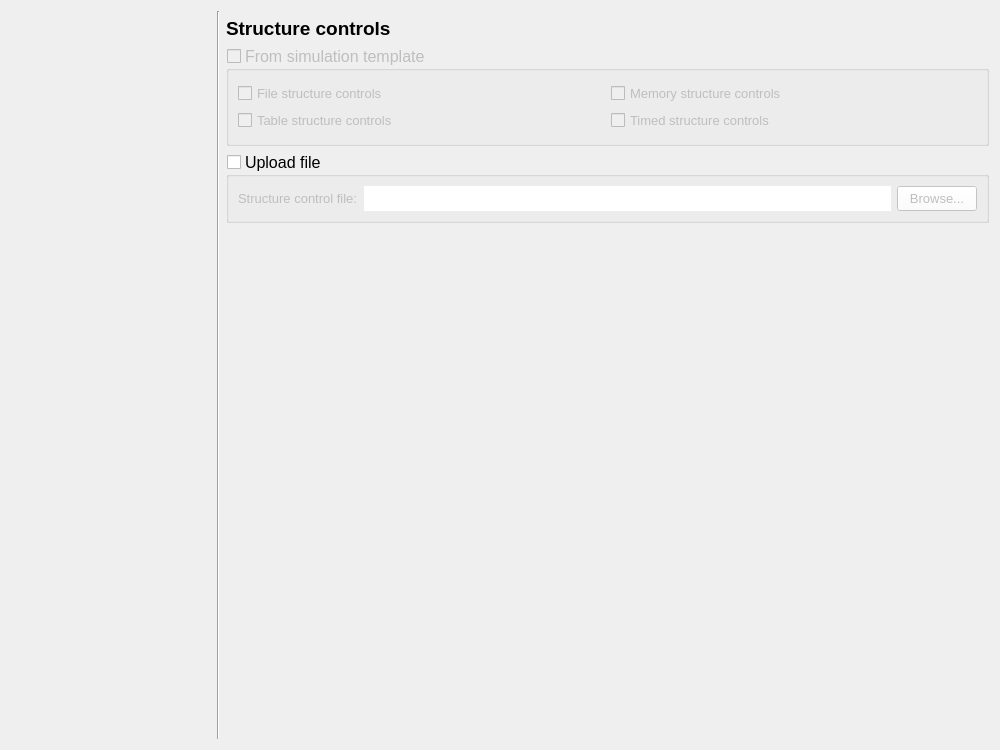
<?xml version="1.0" encoding="UTF-8"?>
<ui version="4.0">
 <class>Form</class>
 <widget class="QWidget" name="Form">
  <property name="geometry">
   <rect>
    <x>0</x>
    <y>0</y>
    <width>1000</width>
    <height>750</height>
   </rect>
  </property>
  <property name="minimumSize">
   <size>
    <width>0</width>
    <height>0</height>
   </size>
  </property>
  <property name="palette">
   <palette>
    <active>
     <colorrole role="Button">
      <brush brushstyle="SolidPattern">
       <color alpha="255">
        <red>255</red>
        <green>255</green>
        <blue>255</blue>
       </color>
      </brush>
     </colorrole>
    </active>
    <inactive>
     <colorrole role="Button">
      <brush brushstyle="SolidPattern">
       <color alpha="255">
        <red>255</red>
        <green>255</green>
        <blue>255</blue>
       </color>
      </brush>
     </colorrole>
    </inactive>
    <disabled>
     <colorrole role="Button">
      <brush brushstyle="SolidPattern">
       <color alpha="255">
        <red>255</red>
        <green>255</green>
        <blue>255</blue>
       </color>
      </brush>
     </colorrole>
    </disabled>
   </palette>
  </property>
  <property name="font">
   <font>
    <family>Segoe UI</family>
   </font>
  </property>
  <property name="windowTitle">
   <string>Form</string>
  </property>
  <layout class="QGridLayout" name="gridLayout">
   <item row="0" column="1" rowspan="6">
    <widget class="Line" name="line_2">
     <property name="sizePolicy">
      <sizepolicy hsizetype="Fixed" vsizetype="Expanding">
       <horstretch>0</horstretch>
       <verstretch>0</verstretch>
      </sizepolicy>
     </property>
     <property name="orientation">
      <enum>Qt::Vertical</enum>
     </property>
    </widget>
   </item>
   <item row="0" column="0" rowspan="6">
    <widget class="QWidget" name="wizard_steps_widget" native="true">
     <property name="sizePolicy">
      <sizepolicy hsizetype="Preferred" vsizetype="Expanding">
       <horstretch>0</horstretch>
       <verstretch>0</verstretch>
      </sizepolicy>
     </property>
     <property name="minimumSize">
      <size>
       <width>200</width>
       <height>0</height>
      </size>
     </property>
     <property name="maximumSize">
      <size>
       <width>200</width>
       <height>16777215</height>
      </size>
     </property>
     <layout class="QVBoxLayout" name="verticalLayout_2"/>
    </widget>
   </item>
   <item row="3" column="2">
    <widget class="QGroupBox" name="gb_upload_file">
     <property name="enabled">
      <bool>true</bool>
     </property>
     <property name="sizePolicy">
      <sizepolicy hsizetype="Expanding" vsizetype="Minimum">
       <horstretch>0</horstretch>
       <verstretch>0</verstretch>
      </sizepolicy>
     </property>
     <property name="minimumSize">
      <size>
       <width>0</width>
       <height>0</height>
      </size>
     </property>
     <property name="font">
      <font>
       <family>Segoe UI</family>
       <pointsize>12</pointsize>
      </font>
     </property>
     <property name="title">
      <string>Upload file</string>
     </property>
     <property name="checkable">
      <bool>true</bool>
     </property>
     <property name="checked">
      <bool>false</bool>
     </property>
     <layout class="QGridLayout" name="gridLayout_2">
      <item row="0" column="0">
       <layout class="QGridLayout" name="gridLayout_5">
        <property name="leftMargin">
         <number>0</number>
        </property>
        <property name="bottomMargin">
         <number>0</number>
        </property>
        <item row="0" column="0">
         <widget class="QLabel" name="label">
          <property name="minimumSize">
           <size>
            <width>0</width>
            <height>25</height>
           </size>
          </property>
          <property name="maximumSize">
           <size>
            <width>16777215</width>
            <height>16777215</height>
           </size>
          </property>
          <property name="font">
           <font>
            <family>Segoe UI</family>
            <pointsize>10</pointsize>
           </font>
          </property>
          <property name="text">
           <string>Structure control file:</string>
          </property>
         </widget>
        </item>
        <item row="0" column="1">
         <widget class="QLineEdit" name="file_sc_upload">
          <property name="enabled">
           <bool>false</bool>
          </property>
          <property name="sizePolicy">
           <sizepolicy hsizetype="MinimumExpanding" vsizetype="Preferred">
            <horstretch>0</horstretch>
            <verstretch>0</verstretch>
           </sizepolicy>
          </property>
          <property name="minimumSize">
           <size>
            <width>0</width>
            <height>25</height>
           </size>
          </property>
          <property name="maximumSize">
           <size>
            <width>16777215</width>
            <height>16777215</height>
           </size>
          </property>
          <property name="font">
           <font>
            <family>Segoe UI</family>
            <pointsize>10</pointsize>
           </font>
          </property>
          <property name="styleSheet">
           <string notr="true">QLineEdit {background-color: white;}</string>
          </property>
          <property name="frame">
           <bool>false</bool>
          </property>
          <property name="readOnly">
           <bool>true</bool>
          </property>
         </widget>
        </item>
        <item row="0" column="2">
         <widget class="QPushButton" name="pb_upload_file_sc">
          <property name="sizePolicy">
           <sizepolicy hsizetype="Minimum" vsizetype="Preferred">
            <horstretch>0</horstretch>
            <verstretch>0</verstretch>
           </sizepolicy>
          </property>
          <property name="minimumSize">
           <size>
            <width>0</width>
            <height>25</height>
           </size>
          </property>
          <property name="maximumSize">
           <size>
            <width>16777215</width>
            <height>16777215</height>
           </size>
          </property>
          <property name="font">
           <font>
            <family>Segoe UI</family>
            <pointsize>10</pointsize>
           </font>
          </property>
          <property name="text">
           <string>Browse...</string>
          </property>
         </widget>
        </item>
       </layout>
      </item>
     </layout>
    </widget>
   </item>
   <item row="1" column="2">
    <widget class="QLabel" name="label_3">
     <property name="font">
      <font>
       <family>Segoe UI</family>
       <pointsize>14</pointsize>
       <weight>75</weight>
       <bold>true</bold>
       <underline>false</underline>
      </font>
     </property>
     <property name="text">
      <string>Structure controls</string>
     </property>
    </widget>
   </item>
   <item row="5" column="2">
    <spacer name="horizontalSpacer">
     <property name="orientation">
      <enum>Qt::Horizontal</enum>
     </property>
     <property name="sizeHint" stdset="0">
      <size>
       <width>40</width>
       <height>20</height>
      </size>
     </property>
    </spacer>
   </item>
   <item row="4" column="2">
    <spacer name="verticalSpacer">
     <property name="orientation">
      <enum>Qt::Vertical</enum>
     </property>
     <property name="sizeHint" stdset="0">
      <size>
       <width>20</width>
       <height>40</height>
      </size>
     </property>
    </spacer>
   </item>
   <item row="2" column="2">
    <widget class="QGroupBox" name="gb_from_template">
     <property name="enabled">
      <bool>false</bool>
     </property>
     <property name="sizePolicy">
      <sizepolicy hsizetype="Expanding" vsizetype="Preferred">
       <horstretch>0</horstretch>
       <verstretch>0</verstretch>
      </sizepolicy>
     </property>
     <property name="minimumSize">
      <size>
       <width>0</width>
       <height>100</height>
      </size>
     </property>
     <property name="font">
      <font>
       <family>Segoe UI</family>
       <pointsize>12</pointsize>
      </font>
     </property>
     <property name="title">
      <string>From simulation template</string>
     </property>
     <property name="checkable">
      <bool>true</bool>
     </property>
     <property name="checked">
      <bool>false</bool>
     </property>
     <layout class="QGridLayout" name="gridLayout_7">
      <item row="0" column="0">
       <layout class="QGridLayout" name="gridLayout_3">
        <property name="bottomMargin">
         <number>0</number>
        </property>
        <item row="0" column="1">
         <widget class="QCheckBox" name="cb_memory_sc">
          <property name="sizePolicy">
           <sizepolicy hsizetype="MinimumExpanding" vsizetype="Fixed">
            <horstretch>0</horstretch>
            <verstretch>0</verstretch>
           </sizepolicy>
          </property>
          <property name="minimumSize">
           <size>
            <width>0</width>
            <height>14</height>
           </size>
          </property>
          <property name="maximumSize">
           <size>
            <width>16777215</width>
            <height>16777215</height>
           </size>
          </property>
          <property name="font">
           <font>
            <family>Segoe UI</family>
            <pointsize>10</pointsize>
           </font>
          </property>
          <property name="layoutDirection">
           <enum>Qt::LeftToRight</enum>
          </property>
          <property name="styleSheet">
           <string notr="true"/>
          </property>
          <property name="text">
           <string>Memory structure controls</string>
          </property>
          <property name="checked">
           <bool>false</bool>
          </property>
         </widget>
        </item>
        <item row="1" column="0">
         <widget class="QCheckBox" name="cb_table_sc">
          <property name="sizePolicy">
           <sizepolicy hsizetype="MinimumExpanding" vsizetype="Fixed">
            <horstretch>0</horstretch>
            <verstretch>0</verstretch>
           </sizepolicy>
          </property>
          <property name="minimumSize">
           <size>
            <width>0</width>
            <height>14</height>
           </size>
          </property>
          <property name="maximumSize">
           <size>
            <width>16777215</width>
            <height>16777215</height>
           </size>
          </property>
          <property name="font">
           <font>
            <family>Segoe UI</family>
            <pointsize>10</pointsize>
           </font>
          </property>
          <property name="layoutDirection">
           <enum>Qt::LeftToRight</enum>
          </property>
          <property name="text">
           <string>Table structure controls</string>
          </property>
          <property name="checked">
           <bool>false</bool>
          </property>
         </widget>
        </item>
        <item row="1" column="1">
         <widget class="QCheckBox" name="cb_timed_sc">
          <property name="sizePolicy">
           <sizepolicy hsizetype="MinimumExpanding" vsizetype="Fixed">
            <horstretch>0</horstretch>
            <verstretch>0</verstretch>
           </sizepolicy>
          </property>
          <property name="minimumSize">
           <size>
            <width>0</width>
            <height>14</height>
           </size>
          </property>
          <property name="maximumSize">
           <size>
            <width>16777215</width>
            <height>16777215</height>
           </size>
          </property>
          <property name="font">
           <font>
            <family>Segoe UI</family>
            <pointsize>10</pointsize>
           </font>
          </property>
          <property name="layoutDirection">
           <enum>Qt::LeftToRight</enum>
          </property>
          <property name="text">
           <string>Timed structure controls</string>
          </property>
          <property name="checked">
           <bool>false</bool>
          </property>
         </widget>
        </item>
        <item row="0" column="0">
         <widget class="QCheckBox" name="cb_file_sc">
          <property name="sizePolicy">
           <sizepolicy hsizetype="Preferred" vsizetype="Fixed">
            <horstretch>0</horstretch>
            <verstretch>0</verstretch>
           </sizepolicy>
          </property>
          <property name="minimumSize">
           <size>
            <width>0</width>
            <height>14</height>
           </size>
          </property>
          <property name="maximumSize">
           <size>
            <width>16777215</width>
            <height>16777215</height>
           </size>
          </property>
          <property name="font">
           <font>
            <family>Segoe UI</family>
            <pointsize>10</pointsize>
           </font>
          </property>
          <property name="layoutDirection">
           <enum>Qt::LeftToRight</enum>
          </property>
          <property name="text">
           <string>File structure controls</string>
          </property>
          <property name="checked">
           <bool>false</bool>
          </property>
         </widget>
        </item>
       </layout>
      </item>
     </layout>
    </widget>
   </item>
  </layout>
 </widget>
 <tabstops>
  <tabstop>gb_from_template</tabstop>
  <tabstop>cb_file_sc</tabstop>
  <tabstop>cb_memory_sc</tabstop>
  <tabstop>cb_table_sc</tabstop>
  <tabstop>cb_timed_sc</tabstop>
  <tabstop>gb_upload_file</tabstop>
  <tabstop>file_sc_upload</tabstop>
  <tabstop>pb_upload_file_sc</tabstop>
 </tabstops>
 <resources/>
 <connections/>
</ui>
